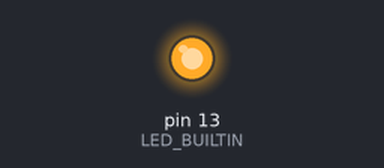
Bench run of a sketch on a simulated Arduino Uno, built with avr-gcc and run on an emulated ATmega328P. On the bench: output pins drawn as LEDs (lit = HIGH).

Above: at 2.5 s.
At 7.5 s:
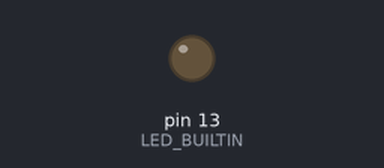
Timing chart, 0 to 13.0 s (numbered marks = the images above):
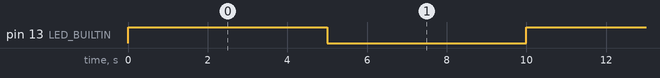

The sketch:

init_LED_BUILTIN.ino
```cpp
void setup() {
  // put your setup code here, to run once:
  Serial.begin(9600);
  pinMode(LED_BUILTIN,OUTPUT);
}

void loop() {
  // put your main code here, to run repeatedly:
  digitalWrite(LED_BUILTIN,1);
  delay(5000);
  digitalWrite(LED_BUILTIN,0);
  delay(5000);

}
```

Measured:
- by itself, pin 13 (LED_BUILTIN): alternates HIGH for 5.0 s and LOW for 5.0 s
